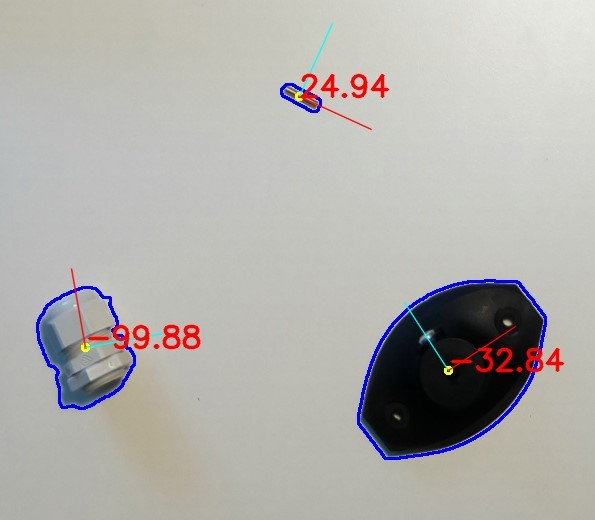
#> input picture Detect_Objects_and_Calculate_Angles/detection.jpg, 595 x 520 px, given in place of the camera
$ python detect_objects_and_calculate_angle_cv.py
#> lines starting #> are read from the running program, lines starting #| are printed output that depends on the picture; after the words box and inside, x2 and y2 are one past the last pixel; in counts of white or black regions, pixels touching at a corner belong together
#> in main, img is the input picture: shape (520, 595, 3); mean B, G, R 172, 175.3, 177.3
### Detect_Objects_and_Calculate_Angles/contour_detector_picture.py
from __future__ import print_function
from __future__ import division

import cv2 as cv
import numpy as np
import argparse
from math import atan2, cos, sin, sqrt, pi, degrees
#puts together picture and edited pictures and webcam and edited webcam
# [30 lines left out: function stackImages, not called in this run]
#draws the axis
def drawAxis(img, p_, q_, colour, scale):
    p = list(p_) #centre
    q = list(q_) #eigenvector [0..1,0..1]
    #angle as radiant
    angle = atan2(p[1] - q[1], p[0] - q[0])
    hypotenuse = sqrt((p[1] - q[1]) * (p[1] - q[1]) + (p[0] - q[0]) * (p[0] - q[0]))
    #Pfeil wird um einen Skalierungsfaktor verlängert
    q[0] = p[0] - 80 * cos(angle)
    q[1] = p[1] - 80 * sin(angle)
    cv.line(img, (int(p[0]), int(p[1])), (int(q[0]), int(q[1])), colour, 1, cv.LINE_AA)
#finds out angle, centre and
def getOrientation(pts, img):
    sz = len(pts)
    data_pts = np.empty((sz, 2), dtype=np.float64)
    for i in range(data_pts.shape[0]):
        data_pts[i,0] = pts[i,0,0]
        data_pts[i,1] = pts[i,0,1]
    # Perform Principal Component Analysis
    mean = np.empty((0))
    mean, eigenvektoren, eigenwerte = cv.PCACompute2(data_pts, mean)
    # print("eigenvektoren, eigenwerte: ",eigenvektoren,", ",eigenwerte)
    centre = (int(mean[0,0]), int(mean[0,1]))
    #creates a yellow point in the centre of the rectangles
    cv.circle(img, centre, 3, (0, 255, 255), 2)
    p1 = (centre[0] + 0.02 * eigenvektoren[0,0] * eigenwerte[0,0], centre[1] + 0.02 * eigenvektoren[0,1] * eigenwerte[0,0])
    p2 = (centre[0] - 0.02 * eigenvektoren[1,0] * eigenwerte[1,0], centre[1] - 0.02 * eigenvektoren[1,1] * eigenwerte[1,0])
    drawAxis(img, centre, p1, (0, 0, 255), 1)
    drawAxis(img, centre, p2, (255, 255, 0), 1)
    #calculates each rectangles angle in radiant and degree
    angle = atan2(eigenvektoren[0,1], eigenvektoren[0,0])
    angleDegree = degrees(angle)
    anglernd = round(angleDegree,2)
    angleString = str(anglernd)
    font = cv.FONT_HERSHEY_SIMPLEX
    cv.putText(img, angleString, centre, font, 1, (0,0,255), 2, cv.LINE_AA)
    return angleDegree, centre
# [26 lines that do not run on import are left out]

### Detect_Objects_and_Calculate_Angles/detect_objects_and_calculate_angle_cv.py
#LSAT
"""
This script is used to detect objects with an orthogonal located camera,
pointing towards a 2D plane with objects on it.
Adapt parameters as required by the application e.g by changing the filter
for contour sizes --> if area < 100 or area > 100000
"""
# import the necessary packages
import contour_detector_picture as contour_detector
import time
import cv2
from datetime import datetime
import numpy as np

def undistort_image_with_calibration_data(calibration_data,image):
    # in main program get calibration_data from pickle file
    # import pickle
    # # fetch calibration data
    # with open('calibration_data.pkl', 'rb') as handle:
    #     calibration_data = pickle.load(handle)
    mtx = calibration_data["mtx"]
    dist = calibration_data["dist"]
    h,  w = image.shape[:2]
    # The size of the original chessborad calibration image must be the same for all other
    # images that shall be undistorted with that matrix!
    newcameramtx, roi = cv2.getOptimalNewCameraMatrix(mtx, dist, (w,h), 0, (w,h))
    # undistort
    img_undistorted = cv2.undistort(image, mtx, dist, None, newcameramtx)
    #now we can resize and work with the image
    #img1 = cv2.resize(img_undistorted,(int(w*0.5), int(h*0.5)))
    # display the image on screen and wait for a keypress
    h,  w = img_undistorted.shape[:2]
    # print("h, w: ",h," ",w,)
    return img_undistorted

def gray_blur_canny_thres_dilate_image(image,lower_thres=100,upper_thres=255):
#> called with lower_thres = 100, upper_thres = 255
    def auto_canny(image, sigma=0.33):
        # compute the median of the single channel pixel intensities
        v = np.median(image)
        # apply automatic Canny edge detection using the computed median
        lower = int(max(0, (1.0 - sigma) * v))
        upper = int(min(255, (1.0 + sigma) * v))
        edged = cv2.Canny(image, lower, upper)
        # return the edged image
        return edged
    # imgGray = cv2.cvtColor(image,cv2.COLOR_BGR2GRAY)
    # imgBlur = cv2.bilateralFilter(imgGray, 11, 17, 17)
    imgCanny = cv2.Canny(image,10,200)
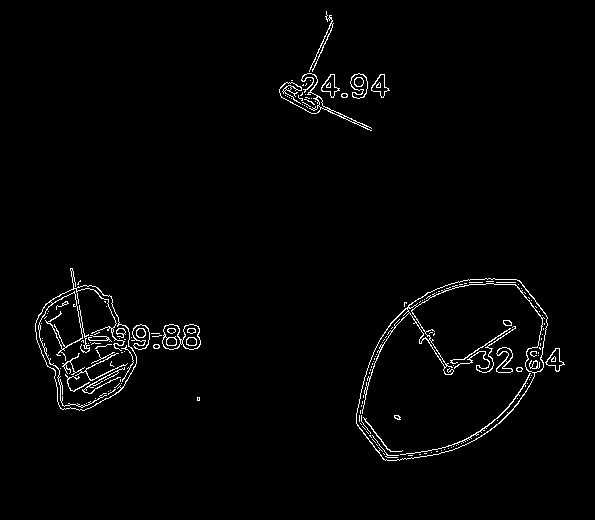
#> imgCanny: shape (520, 595); 1.9% white in thin lines or dots, all inside (x1, y1, x2, y2) = (35, 11, 565, 461)
    # imgCanny = auto_canny(imgBlur)
    _, imgThres = cv2.threshold(imgCanny, 100, 255, cv2.THRESH_BINARY | cv2.THRESH_OTSU)
    # now add dilation to connect broken parts of an object
    # Taking a matrix of size 5 as the kernel
    kernel = np.ones((5,5), np.uint8)
    # The first parameter is the original image,
    # kernel is the matrix with which image is
    # convolved and third parameter is the number
    # of iterations, which will determine how much
    # you want to erode/dilate a given image.
    # imgThres = cv2.erode(imgThres, kernel, iterations=1)
    imgThres = cv2.dilate(imgThres, kernel, iterations=1)
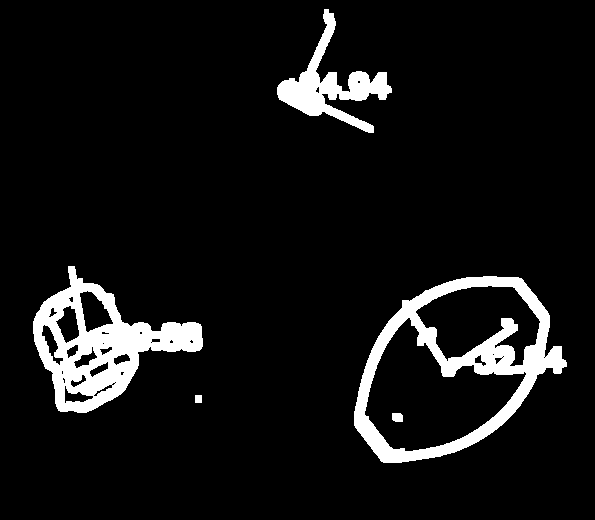
#> imgThres: shape (520, 595); 7.7% white; 5 white regions
    return imgThres

def find_draw_contours_calculate_px_pos_angle(imgThres,imgAnnotated):
    contours, hierarchy = cv2.findContours(imgThres, cv2.RETR_TREE, cv2.CHAIN_APPROX_SIMPLE)
#> contours = 40 contours, 17 with area under 20; largest, box (x1, y1, x2, y2) and area: (354, 276, 567, 463) 26866, (33, 266, 203, 413) 11726, (364, 317, 527, 452) 11332, (415, 285, 541, 367) 6072, (277, 9, 392, 133) 3736
    obj_middle_pts_list = []
    obj_angle_list = []
    for i, c in enumerate(contours):
        area = cv2.contourArea(c)
        object_hierarchy = hierarchy[0][i][3] # -1 means has no parent
        if area < 100 or area > 100000 or object_hierarchy != -1:
            #skip contour
            continue
        cv2.drawContours(imgAnnotated, contours, i, (255, 0, 0), 2)
        # receive the angle and th emiddle pixel coordinate of the contour (object)
        angle, middle_px = contour_detector.getOrientation(c, imgAnnotated)
        obj_middle_pts_list.append(middle_px)
        obj_angle_list.append(angle)
#> this loop made 40 passes
#> (area, object_hierarchy) on passes 3, 7, 9, 10, 11, 13, 14, 18, 21, 22, 23, 24: (32, 1), (68.5, 1), (11332.5, 1), (75, 8), (6071.5, 1), (238, 11), (63.5, 11), (86, 11), (136.5, 11), (122.5, 11), (59.5, 11), (204.5, 11)
#> (area, object_hierarchy, sz in getOrientation, mean in getOrientation, eigenvektoren in getOrientation, eigenwerte in getOrientation, p1 in getOrientation) on passes 2, 12, 38: (26866, -1, 275, [[457.5, 370.9]], [[0.935, -0.355], [0.355, 0.935]], [5345, 3224.8], (556.9, 332)), (11726, -1, 258, [[104.1, 341.9]], [[0.998, 0.0566], [-0.0566, 0.998]], [2493.2, 1696.7], (153.8, 343.8)), (3736.5, -1, 336, [[333.2, 84.47]], [[0.509, 0.861], [0.861, -0.509]], [1062.5, 625.9], (343.8, 102.3))
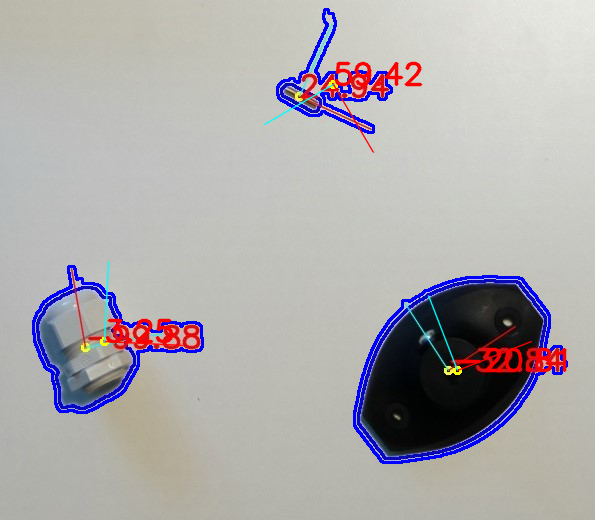
#> imgAnnotated: shape (520, 595, 3); 3.28% of pixels changed, all inside (x1, y1, x2, y2) = (32, 8, 568, 464)
#> after the loop, obj_angle_list = [-20.81, 3.25, 59.42]; obj_middle_pts_list = [(457, 370), (104, 341), (333, 84)]
    return imgAnnotated, obj_middle_pts_list, obj_angle_list

def main():
    cap = cv2.VideoCapture(0)
    while(True):
        # Capture frame-by-frame
        ret, img = cap.read()
        # Our operations on the frame come here
        # img_undistorted = undistort_image_with_calibration_data(calibration_data,img)
        #crop the image to the area of interest
        # img = img_undistorted[547:1340,0:1644]
        imgAnnotated = img.copy() # this will be final image with drawings
        #prepare the image for detection
        imgThres = gray_blur_canny_thres_dilate_image(img,lower_thres=100)
        #find outer contours of objects
        imgAnnotated, obj_middle_pts_list, obj_angle_list = find_draw_contours_calculate_px_pos_angle(imgThres,imgAnnotated)
#> obj_middle_pts_list = [(457, 370), (104, 341), (333, 84)]; obj_angle_list = [-20.81, 3.25, 59.42]
        # show the frame
        cv2.imshow("Detections", imgAnnotated)
        if cv2.waitKey(1) & 0xFF == ord('q'):
#> (key q is pressed here)
            break

if __name__ == '__main__':
    main()
